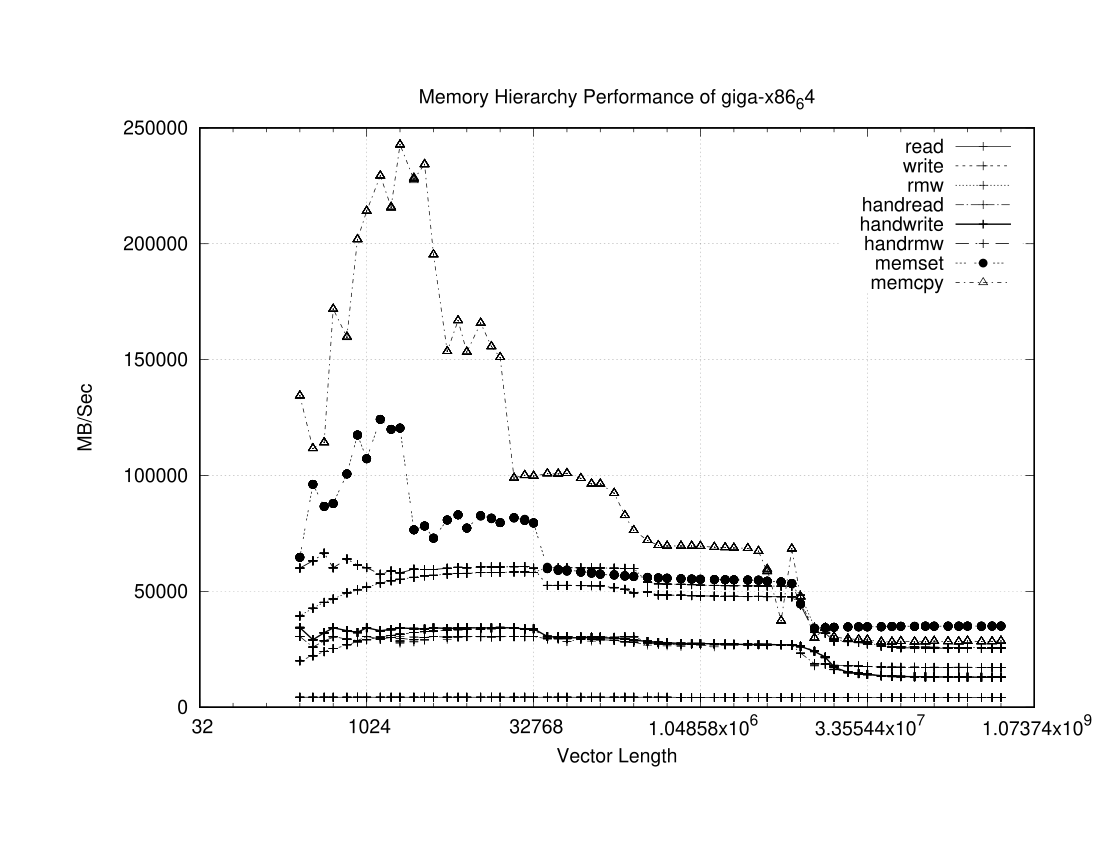

The script that drew this image:
set logscale x 2
set grid
set term postscript
set title "Memory Hierarchy Performance of giga-x86_64"
set xlabel "Vector Length"
set ylabel "MB/Sec"
plot "giga-x86_64_cache_read.dat" title 'read' with linespoints \
, "giga-x86_64_cache_write.dat" title 'write' with linespoints \
, "giga-x86_64_cache_rmw.dat" title 'rmw' with linespoints \
, "giga-x86_64_cache_handread.dat" title 'handread' with linespoints \
, "giga-x86_64_cache_handwrite.dat" title 'handwrite' with linespoints \
, "giga-x86_64_cache_handrmw.dat" title 'handrmw' with linespoints \
, "giga-x86_64_cache_memset.dat" title 'memset' with linespoints \
, "giga-x86_64_cache_memcpy.dat" title 'memcpy' with linespoints \
